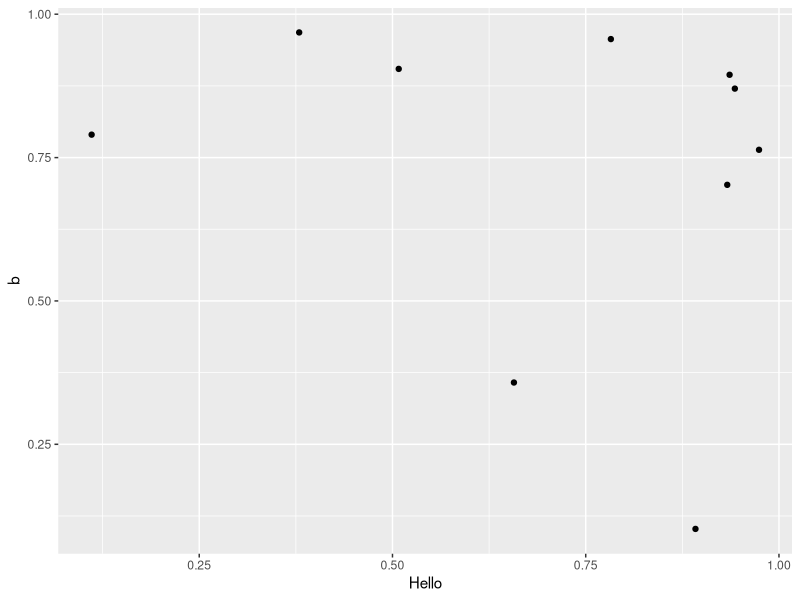

Here is the R script that generated this plot:
##----
##
##  Test File
##
##----

#' This file makes a sample graph.
#' It's point is to demonstrate how to save a file to GitHub and track changes.

library(ggplot2)

# Some points:
x <- data.frame(a=runif(10),
                b=runif(10))

# Some graph:
ggplot(x, aes(a,b)) +
  geom_point() +
  xlab("Hello")
